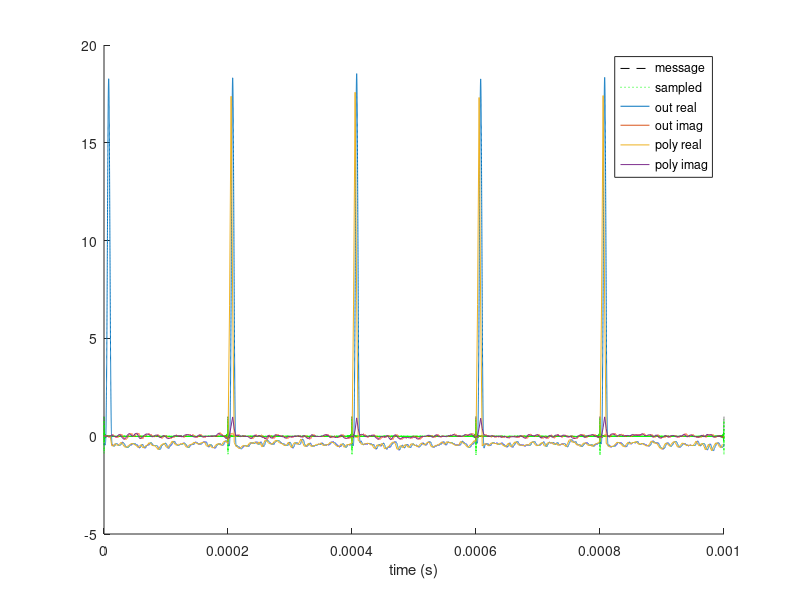
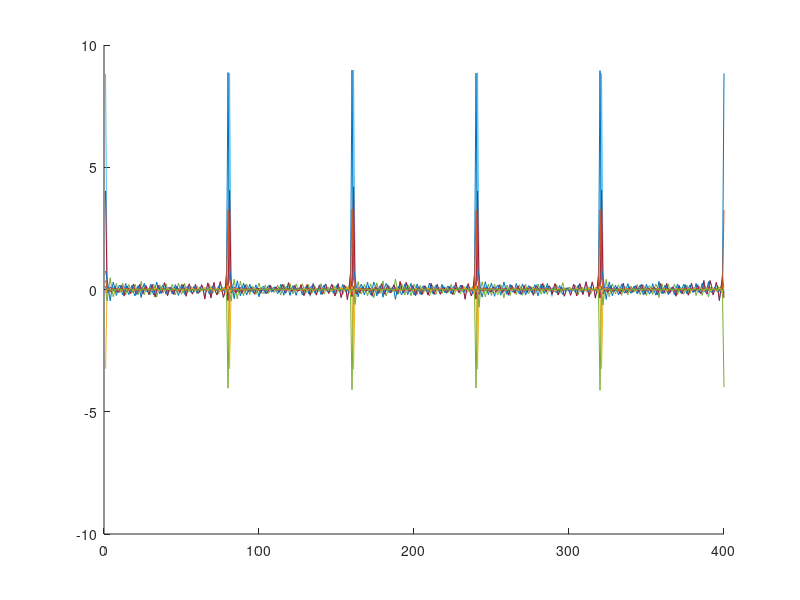

Recreate these plots in MATLAB, in order. (Note: this script raises an error after producing the figures.)
% Baseband signal
fb = 5 * 1000;
% Modulation carrier frequency
fc = 87.5 * 1000 * 1000;
c = fc / 100 / 1000 - 800;
% 80MHz sampling
fs = 80 * 1000 * 1000;
% Simulation time
tsim = 1000 / 1000 / 1000;
% Input precision
prec = 10;

% Timebase
step = 1 / fs / prec;
ti = 0 : step : tsim - step;
% Input message signal
xm = zeros(size(ti));
for i = 1 : 200
    xm = xm + cos(2 * pi * fb * i * ti);
end
xn = 2 * randn(size(ti)) / max(abs(xm));
xm = xm / max(abs(xm));
% Modulation carrier signal
xc = cos(2 * pi * fc * ti);
% Modulated signal
x = (xm + xn) .* xc;
x = x / max(abs(x));
% Sampling timebase
step = 1 / fs;
t = 0 : step : tsim - step;
% Sampled signal
u = downsample(x, prec);

% Down conversion mixer
n = 0 : length(u) - 1;
LO = exp(-1j * 2 * pi * c * n / 800);
ue = LO .* u;

% Filter stop band
f0 = 100 * 1000;
w0 = 2 * pi * f0 / fs;
% Filter order
M = 1200;
% Polyphase configurations
taps = 6;

% FIR index
n = -M / 2 : M / 2 - 1;
% FIR window (Blackman-Harris 3-term)
w = 0.42 + 0.5 * cos(2 * pi * 1 * n / (M + 1)) + 0.08 * cos(2 * pi * 2 * n / (M + 1));
% FIR coefficients
hs = sin(w0 * n) ./ (pi * n);
hs(M / 2 + 1) = w0 / pi;
hs = hs / (w0 / pi) / 1.05;
h = hs .* w;
% FIR output
v1 = cconv(ue, h, length(ue));

% Polyphase filter
P = M / taps;
hp = reshape(h, P, taps)';
l = mod(c, 4);
hm = zeros(taps, length(u));
ha = zeros(taps, length(u));
a = exp(1j * 2 * pi * c / 800);
s = (0:taps - 1)';
%s = taps - 1:-1:0;
for i = 1:length(u)
    p = P - mod(i + P - 2, P) - 1;
    hm(:, i) = u(i) .* hp(:, p + 1);
    ha(:, i) = hm(:, i) .* (1j .^ (l * s)) .* (a ^ p);
end
hsum = zeros(taps, length(u) / P);
for i = 1:length(u) / P
    hsum(:, i) = sum(ha(:, (i - 1) * P + 1:i * P), 2);
end
vp = zeros(1, length(u) / P + 1);
for i1 = taps + 1:length(u) / P + 1
    for i2 = 1:taps
        vp(i1) = vp(i1) + hsum(i2, i1 - i2);
    end
    vp(i1) = vp(i1) * ((-1j) ^ (l * (i1 - 1)));
end
to = downsample(t, P);

figure(4);
clf;
hold on
for i = 1:taps
    plot(real(hsum(i, :)));
    plot(imag(hsum(i, :)));
end

% Plotting
figure(1);
clf;
hold on;
plot(ti, xm, 'k--');
plot(t, u, 'g:');
plot(t, real(v1));
plot(t, imag(v1));
plot(to, real(vp(2:length(vp))));
plot(to, imag(vp(2:length(vp))));
legend('message', 'sampled', 'out real', 'out imag', 'poly real', 'poly imag');
xlabel('time (s)');

figure(2);
clf;
L = length(v1);
f = fs * (0:(L/2))/L;
Pv = fftout(v1);
Pvp = fftout(upsample(vp(2:length(vp)), P) * P);
Pu = fftout(u);
Pue = fftout(ue);
ax(1) = subplot(3, 1, 1);
hold on;
plot(f, Pu);
plot(f, Pue);
legend('sampled', 'mixed');
ax(2) = subplot(3, 1, 2);
hold on;
plot(f, Pv, 'r');
legend('direct');
ax(3) = subplot(3, 1, 3);
hold on;
plot(f, Pvp, 'r');
legend('polyphase');
linkaxes(ax, 'x');
xlabel('frequency (Hz)');

figure(3);
clf;
hold on;
plot(n, h);
plot(n, hs);
plot(n, w);
legend('h', 'hs', 'w');
